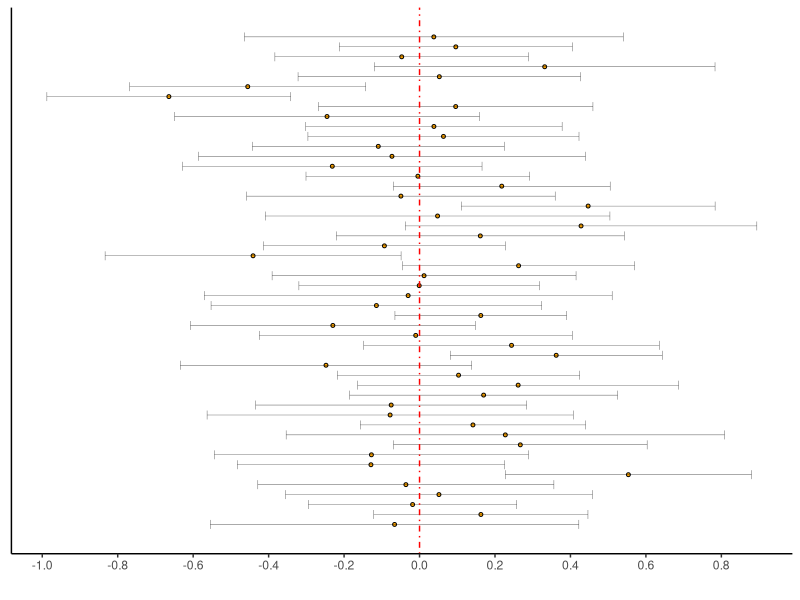
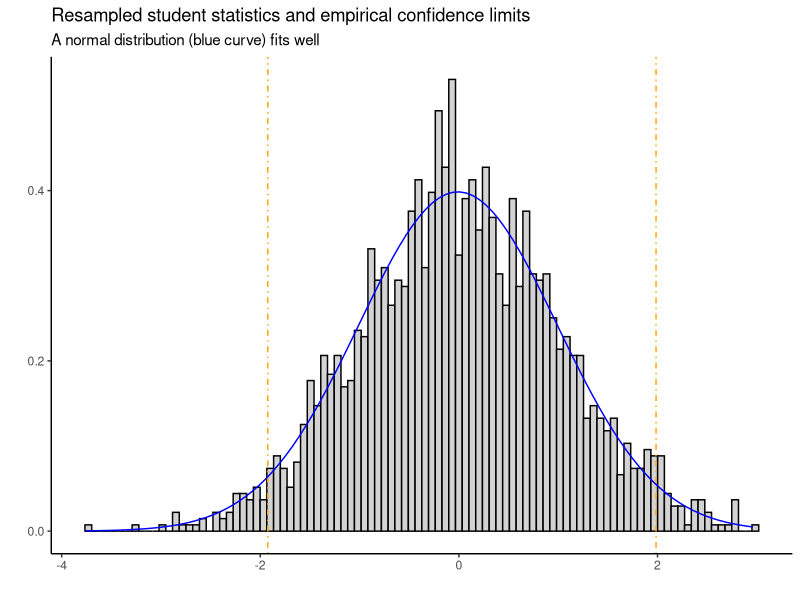

These charts were generated, in order, by the following R code:
## ---- chunk 1
library(tidyverse)
## ---- chunk 2
set.seed(432432432)
# How many samples to generate
B <- 50
# Sample size of each
n <- 20
# Confidence level
conf <- .9
# Critical value- the book just gives this as 1.729
# This actually took me a minute to figure out... so make sure
# you get what I'm doing here:
critval <- qt(1 - (1-conf)/2,df = n-1)
# Perform the simulation
confints <- 1:B %>%
  # Generate the samples
  map(~rnorm(n,0,1)) %>%
  # Compute the confidence intervals
  map(~c("mean" = mean(.x),
         "lower" = mean(.x) - critval * sd(.x)/sqrt(n),
         "upper" = mean(.x) + critval * sd(.x)/sqrt(n))
      ) %>%
  # Put them in a dataframe
  reduce(bind_rows) %>%
  # Add a row index, for purposes of plotting
  mutate(id = 1:B)

# Compute the proportion that don't contain zero
scales::percent(mean(confints$upper < 0 | confints$lower > 0))

# Plot them. Run this code layer by layer
# to understand what each part does.
confints %>%
  ggplot(aes(x = id)) +
  theme_classic() +
  geom_point(aes(y = mean),pch = 21,colour = "black",fill = "orange",size = 1) +
  geom_errorbar(aes(ymin = lower,ymax = upper),size = .1) +
  geom_hline(yintercept = 0,colour = "red",linetype = "dotdash") +
  scale_y_continuous(breaks = seq(-1,1,by=.2)) +
  coord_flip() +
  theme(axis.title.y = element_blank(),axis.text.y = element_blank(),axis.ticks.y = element_blank()) +
  labs(y = "")


## ---- chunk 3
osterfield <- readr::read_csv(
  file = "data/MIPSdata/grosscalOsterfeld.txt",
  col_names = "calorific_value",
  col_types = "n"
)
## ---- chunk 4
glimpse(osterfield)
## ---- chunk 5
# Compute the sample mean and size
xbar <- mean(osterfield$calorific_value)
n <- nrow(osterfield)
# The population standard deviation, and the critical value/confidence level
# are given as:
sigma <- .1
conf <- .95
# Make sure to UNDERSTAND this calculation:
critval <- qnorm(1 - (1-conf)/2) # 1.96
# Compute the interval
c(
  "lower" = xbar - critval * sigma/sqrt(n),
  "upper" = xbar + critval * sigma/sqrt(n)
)
## ---- chunk 6
dawmill <- readr::read_csv(
  file = "data/MIPSdata/grosscalDawMill.txt",
  col_names = "calorific_value",
  col_types = "n"
)
## ---- chunk 7
s <- sd(dawmill$calorific_value)
critval <- qt(1 - (1-conf)/2,df = nrow(dawmill) - 1)
## ---- chunk 8
xbar <- mean(dawmill$calorific_value)
n <- nrow(dawmill)
c(
  "lower" = xbar - critval * s/sqrt(n),
  "upper" = xbar + critval * s/sqrt(n)
)
## ---- chunk 9
set.seed(43547803)
B <- 2000
n <- 5000
# Simulate one dataset
ds <- rnorm(n,0,1)
# Values
conf <- .95
critval <- qnorm(1 - (1 - conf)/2)
# Now resample from it and calculate studentized statistics
resampledstats <- 1:B %>%
  map(~sample(ds,n,replace = TRUE)) %>%
  map(~c(mean(.x) - mean(ds))/(sd(.x)/sqrt(n))) %>%
  reduce(c)

# The confidence limits are obtained from the sample quantiles:
conflim <- quantile(resampledstats,probs = c((1-conf)/2,1 - (1 - conf)/2))
# Here's a plot that illustrates what these look like:
tibble(x = resampledstats) %>%
  ggplot(aes(x = x)) +
  theme_classic() +
  geom_histogram(aes(y = ..density..),colour = "black",fill = "lightgrey",bins = 100) +
  geom_vline(xintercept = conflim[1],colour = "orange",linetype = "dotdash") +
  geom_vline(xintercept = conflim[2],colour = "orange",linetype = "dotdash") +
  stat_function(fun = dnorm,args = list(mean = mean(ds),sd = sd(ds)),colour = "blue") +
  labs(title = "Resampled student statistics and empirical confidence limits",
       subtitle = "A normal distribution (blue curve) fits well",
       x = "",y = "")
## ---- chunk 10
conflim
qnorm(c((1-conf)/2,1 - (1-conf)/2))
## ---- chunk 11
# Read it in:
software <- readr::read_csv(
  file = "data/MIPSdata/software.txt",
  col_names = "time",
  col_types = "n"
)

B <- 1000 # Same as book
n <- nrow(software)
mn <- mean(software$time)
ss <- sd(software$time)
conf <- .9
set.seed(821940379)
resampledstats <- 1:B %>%
  map(~sample(software$time,n,replace = TRUE)) %>%
  map(~c(mean(.x) - mn)/(sd(.x)/sqrt(n))) %>%
  reduce(c)

# The confidence limits are obtained from the sample quantiles:
conflim <- quantile(resampledstats,probs = c((1-conf)/2,1 - (1 - conf)/2))
# The confidence interval:
c(
  "lower" = mn + conflim[1] * ss/sqrt(n),
  "upper" = mn + conflim[2] * ss/sqrt(n)
)
## ---- chunk 12
critval <- qt(1 - (1-conf)/2,df = n -1)
c(
  "lower" = mn - critval * ss/sqrt(n),
  "lower" = mn + critval * ss/sqrt(n)
)
